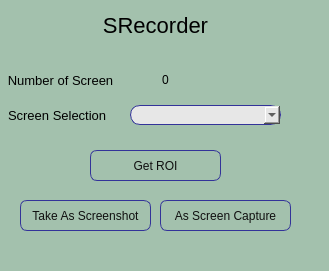
<?xml version="1.0" encoding="UTF-8"?>
<ui version="4.0">
 <class>MainWindow</class>
 <widget class="QMainWindow" name="MainWindow">
  <property name="geometry">
   <rect>
    <x>0</x>
    <y>0</y>
    <width>329</width>
    <height>271</height>
   </rect>
  </property>
  <property name="windowTitle">
   <string>MainWindow</string>
  </property>
  <property name="styleSheet">
   <string notr="true">background-color: rgb(163, 193, 173);</string>
  </property>
  <widget class="QWidget" name="centralWidget">
   <widget class="QPushButton" name="pushButton">
    <property name="geometry">
     <rect>
      <x>90</x>
      <y>150</y>
      <width>131</width>
      <height>31</height>
     </rect>
    </property>
    <property name="styleSheet">
     <string notr="true">color: rgb(16, 16, 16);
font: 75 10pt &quot;MS Shell Dlg 2&quot;;
background-color: rgb(163, 193, 173);
border-width: 1px;
border-color: #339;
border-style: solid;
border-radius: 7;
padding: 3px;
font-size: 12px;
padding-left: 5px;
padding-right: 5px;
</string>
    </property>
    <property name="text">
     <string>Get ROI</string>
    </property>
   </widget>
   <widget class="QLabel" name="label">
    <property name="geometry">
     <rect>
      <x>0</x>
      <y>60</y>
      <width>121</width>
      <height>41</height>
     </rect>
    </property>
    <property name="autoFillBackground">
     <bool>false</bool>
    </property>
    <property name="styleSheet">
     <string notr="true">border-radius: 7;
padding: 3px;
font-size: 13px;
padding-left: 5px;
padding-right: 5px;
qproperty-alignment: AlignCenter,AlignVCenter ;
</string>
    </property>
    <property name="text">
     <string>Number of Screen</string>
    </property>
    <property name="textFormat">
     <enum>Qt::AutoText</enum>
    </property>
    <property name="alignment">
     <set>Qt::AlignCenter</set>
    </property>
    <property name="wordWrap">
     <bool>false</bool>
    </property>
   </widget>
   <widget class="QLabel" name="numberOfScreen">
    <property name="geometry">
     <rect>
      <x>130</x>
      <y>69</y>
      <width>71</width>
      <height>21</height>
     </rect>
    </property>
    <property name="autoFillBackground">
     <bool>false</bool>
    </property>
    <property name="styleSheet">
     <string notr="true">border-width: 1px;
background-color:rgb(163, 193, 173);
border-color:rgb(163, 193, 173);
border-style: solid;
border-radius: 7;
padding: 3px;
font-size: 12px;
padding-left: 5px;
padding-right: 5px;
</string>
    </property>
    <property name="text">
     <string>0</string>
    </property>
    <property name="alignment">
     <set>Qt::AlignCenter</set>
    </property>
   </widget>
   <widget class="QComboBox" name="screemComboBox">
    <property name="geometry">
     <rect>
      <x>130</x>
      <y>105</y>
      <width>151</width>
      <height>20</height>
     </rect>
    </property>
    <property name="styleSheet">
     <string notr="true">color: rgb(16, 16, 16);
background-color: rgb(231, 231, 231);
border-width: 1px;
border-color: #339;
border-style: solid;
border-radius: 10;
padding: 3px;
font-size: 12px;
padding-left: 5px;
padding-right: 5px;</string>
    </property>
   </widget>
   <widget class="QLabel" name="numberOfScreen_2">
    <property name="geometry">
     <rect>
      <x>0</x>
      <y>100</y>
      <width>111</width>
      <height>31</height>
     </rect>
    </property>
    <property name="autoFillBackground">
     <bool>false</bool>
    </property>
    <property name="styleSheet">
     <string notr="true">border-radius: 7;
padding: 3px;
font-size: 13px;
padding-left: 5px;
padding-right: 5px;</string>
    </property>
    <property name="text">
     <string>Screen Selection</string>
    </property>
   </widget>
   <widget class="QPushButton" name="captureVideo">
    <property name="geometry">
     <rect>
      <x>160</x>
      <y>200</y>
      <width>131</width>
      <height>31</height>
     </rect>
    </property>
    <property name="styleSheet">
     <string notr="true">color: rgb(16, 16, 16);
font: 75 10pt &quot;MS Shell Dlg 2&quot;;
background-color: rgb(163, 193, 173);
border-width: 1px;
border-color: #339;
border-style: solid;
border-radius: 7;
padding: 3px;
font-size: 12px;
padding-left: 5px;
padding-right: 5px;
</string>
    </property>
    <property name="text">
     <string>As Screen Capture</string>
    </property>
   </widget>
   <widget class="QPushButton" name="screenShot">
    <property name="geometry">
     <rect>
      <x>20</x>
      <y>200</y>
      <width>131</width>
      <height>31</height>
     </rect>
    </property>
    <property name="styleSheet">
     <string notr="true">color: rgb(16, 16, 16);
font: 75 10pt &quot;MS Shell Dlg 2&quot;;
background-color: rgb(163, 193, 173);
border-width: 1px;
border-color: #339;
border-style: solid;
border-radius: 7;
padding: 3px;
font-size: 12px;
padding-left: 5px;
padding-right: 5px;
</string>
    </property>
    <property name="text">
     <string>Take As Screenshot</string>
    </property>
   </widget>
   <widget class="QLabel" name="label_2">
    <property name="geometry">
     <rect>
      <x>90</x>
      <y>0</y>
      <width>131</width>
      <height>51</height>
     </rect>
    </property>
    <property name="autoFillBackground">
     <bool>false</bool>
    </property>
    <property name="styleSheet">
     <string notr="true">border-radius: 7;
padding: 3px;
font-size: 22px;
padding-left: 5px;
padding-right: 5px;
qproperty-alignment: AlignCenter,AlignVCenter ;
</string>
    </property>
    <property name="text">
     <string>SRecorder</string>
    </property>
    <property name="textFormat">
     <enum>Qt::RichText</enum>
    </property>
    <property name="alignment">
     <set>Qt::AlignCenter</set>
    </property>
    <property name="wordWrap">
     <bool>false</bool>
    </property>
   </widget>
  </widget>
  <widget class="QStatusBar" name="statusBar"/>
 </widget>
 <layoutdefault spacing="6" margin="11"/>
 <resources/>
 <connections/>
</ui>
